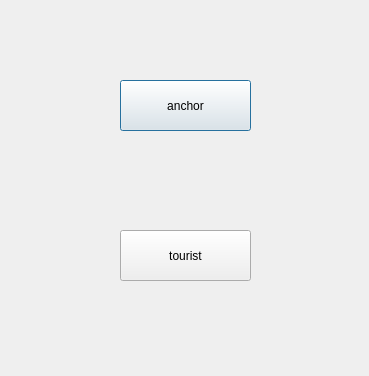
<?xml version="1.0" encoding="UTF-8"?>
<ui version="4.0">
 <class>IdChooseUi</class>
 <widget class="QDialog" name="IdChooseUi">
  <property name="geometry">
   <rect>
    <x>0</x>
    <y>0</y>
    <width>369</width>
    <height>376</height>
   </rect>
  </property>
  <property name="windowTitle">
   <string>Dialog</string>
  </property>
  <widget class="QPushButton" name="btn_anchor">
   <property name="geometry">
    <rect>
     <x>120</x>
     <y>80</y>
     <width>131</width>
     <height>51</height>
    </rect>
   </property>
   <property name="text">
    <string>anchor</string>
   </property>
  </widget>
  <widget class="QPushButton" name="btn_tourist">
   <property name="geometry">
    <rect>
     <x>120</x>
     <y>230</y>
     <width>131</width>
     <height>51</height>
    </rect>
   </property>
   <property name="text">
    <string>tourist</string>
   </property>
  </widget>
 </widget>
 <resources/>
 <connections/>
</ui>
